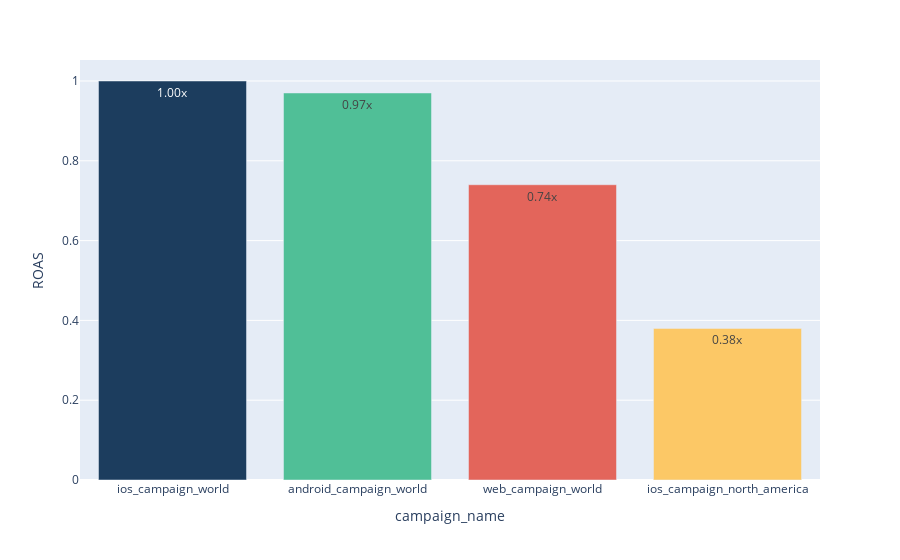

The notebook cell this image was saved under:
### Code cell
campaigns_sub = campaigns.groupby(['campaign_id','campaign_name'])['impressions','spend'].sum().reset_index()
transaction = pd.concat([app_campaigns,web_campaigns])
transaction = transaction.groupby(['sk_user'])['revenue'].sum().reset_index()
install_transaction = pd.merge(transaction,installs, how  = 'left', on = ['sk_user'])
all_transaction_install = install_transaction.groupby(['campaign_id'])['revenue'].sum().reset_index()
ROAS = pd.merge(all_transaction_install,campaigns_sub, how  = 'inner', on = ['campaign_id'])
ROAS['ROAS'] = (ROAS['revenue']/ROAS['spend']).round(2)
ROAS = pd.concat([ROAS,web_final]).reset_index(drop = True)
ROAS = ROAS.dropna()
ROAS
fig = px.bar(ROAS, x='campaign_name', y='ROAS',text = 'ROAS',color = 'campaign_name',
             color_discrete_sequence= ['#1c3d5e','#50bf97','#fcc866','#e3655b','#c0d6df'])
fig = fig.update_layout(xaxis={'categoryorder':'total descending'},showlegend=False)
fig.update_traces(texttemplate='%{text:.2f}x', textposition='inside')

### Figure 1 — Plotly figure (JSON) as saved in the notebook; plotly's stock layout.template omitted (floating-point values rounded to 4 significant figures)
{"data": [{"alignmentgroup": "True", "hoverlabel": {"namelength": 0}, "hovertemplate": "campaign_name=%{x}<br>ROAS=%{text}", "legendgroup": "ios_campaign_world", "marker": {"color": "#1c3d5e"}, "name": "ios_campaign_world", "offsetgroup": "ios_campaign_world", "orientation": "v", "showlegend": true, "text": [1], "textposition": "inside", "texttemplate": "%{text:.2f}x", "type": "bar", "x": ["ios_campaign_world"], "xaxis": "x", "y": [1], "yaxis": "y"}, {"alignmentgroup": "True", "hoverlabel": {"namelength": 0}, "hovertemplate": "campaign_name=%{x}<br>ROAS=%{text}", "legendgroup": "android_campaign_world", "marker": {"color": "#50bf97"}, "name": "android_campaign_world", "offsetgroup": "android_campaign_world", "orientation": "v", "showlegend": true, "text": [0.97], "textposition": "inside", "texttemplate": "%{text:.2f}x", "type": "bar", "x": ["android_campaign_world"], "xaxis": "x", "y": [0.97], "yaxis": "y"}, {"alignmentgroup": "True", "hoverlabel": {"namelength": 0}, "hovertemplate": "campaign_name=%{x}<br>ROAS=%{text}", "legendgroup": "ios_campaign_north_america", "marker": {"color": "#fcc866"}, "name": "ios_campaign_north_america", "offsetgroup": "ios_campaign_north_america", "orientation": "v", "showlegend": true, "text": [0.38], "textposition": "inside", "texttemplate": "%{text:.2f}x", "type": "bar", "x": ["ios_campaign_north_america"], "xaxis": "x", "y": [0.38], "yaxis": "y"}, {"alignmentgroup": "True", "hoverlabel": {"namelength": 0}, "hovertemplate": "campaign_name=%{x}<br>ROAS=%{text}", "legendgroup": "web_campaign_world", "marker": {"color": "#e3655b"}, "name": "web_campaign_world", "offsetgroup": "web_campaign_world", "orientation": "v", "showlegend": true, "text": [0.74], "textposition": "inside", "texttemplate": "%{text:.2f}x", "type": "bar", "x": ["web_campaign_world"], "xaxis": "x", "y": [0.74], "yaxis": "y"}], "layout": {"barmode": "relative", "legend": {"title": {"text": "campaign_name"}, "tracegroupgap": 0}, "margin": {"t": 60}, "showlegend": false, "xaxis": {"anchor": "y", "categoryarray": ["ios_campaign_world", "android_campaign_world", "ios_campaign_north_america", "web_campaign_world"], "categoryorder": "total descending", "domain": [0, 1], "title": {"text": "campaign_name"}}, "yaxis": {"anchor": "x", "domain": [0, 1], "title": {"text": "ROAS"}}}}
